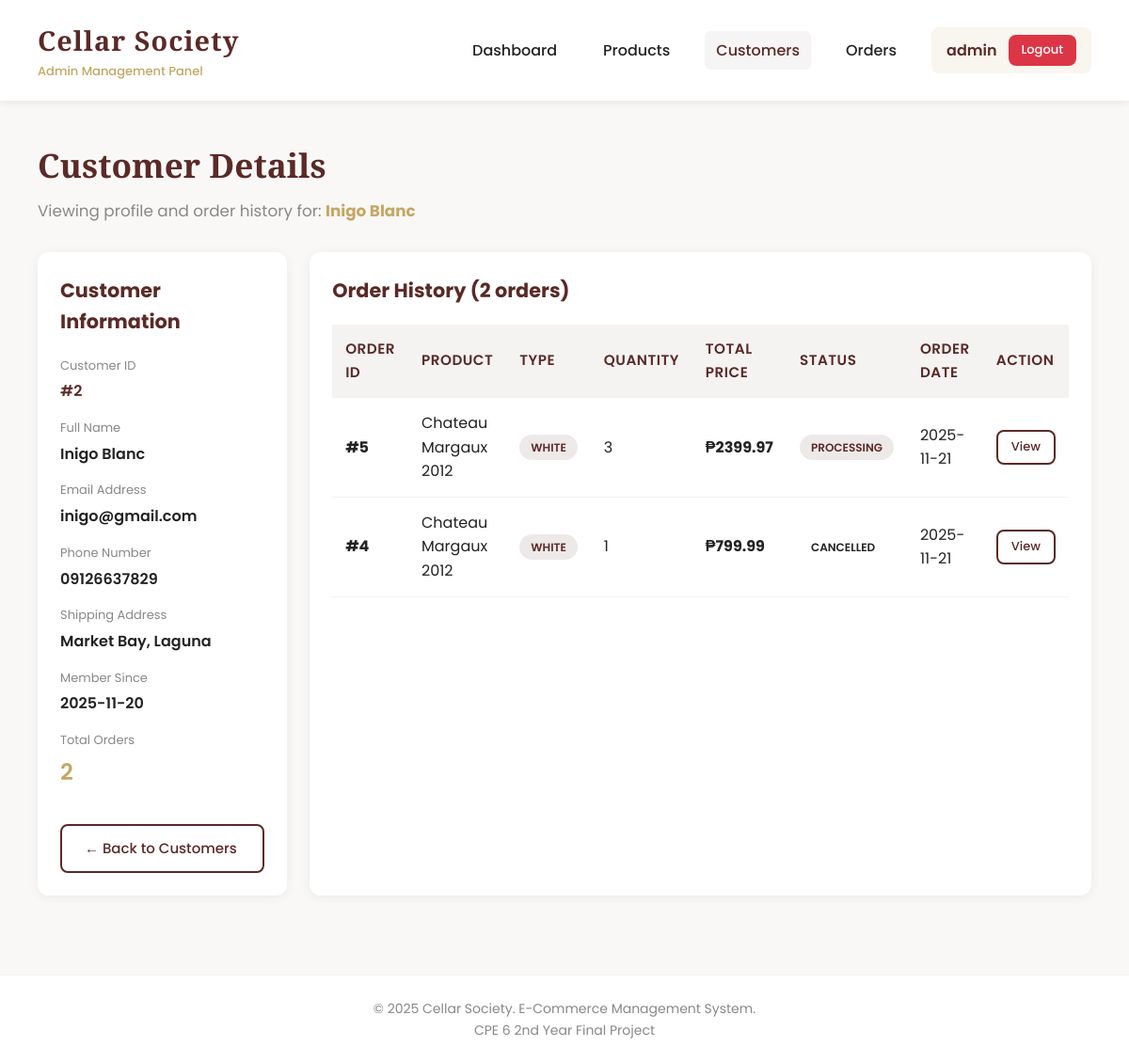
The app's page /customers/2 (signed in), older data.
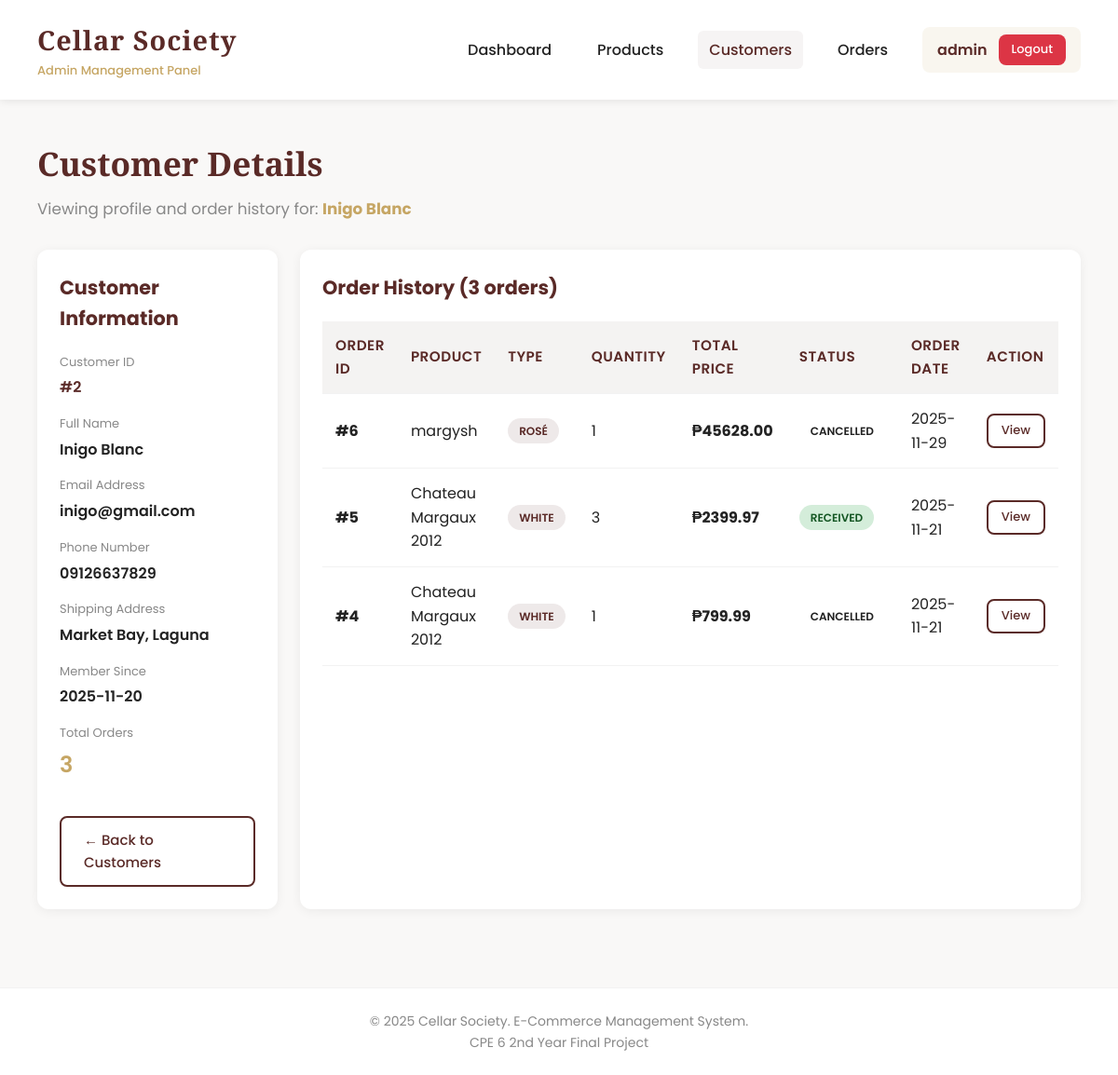
The same page, newer data.
### tables this page shows
CREATE TABLE orders (
        id INTEGER PRIMARY KEY AUTOINCREMENT,
        customer_id INTEGER NOT NULL,
        product_id INTEGER NOT NULL,
        quantity INTEGER NOT NULL,
        total_price REAL NOT NULL,
        status TEXT DEFAULT 'Pending',
        order_date TIMESTAMP DEFAULT CURRENT_TIMESTAMP, estimated_delivery_date TEXT, shipped_date TEXT,
        FOREIGN KEY (customer_id) REFERENCES customers(id),
        FOREIGN KEY (product_id) REFERENCES products(id)
    );

CREATE TABLE products (
        id INTEGER PRIMARY KEY AUTOINCREMENT,
        name TEXT NOT NULL,
        type TEXT NOT NULL,
        region TEXT NOT NULL,
        vintage INTEGER NOT NULL,
        price REAL NOT NULL,
        alcohol REAL NOT NULL,
        stock INTEGER NOT NULL,
        description TEXT,
        image_url TEXT,
        created_at TIMESTAMP DEFAULT CURRENT_TIMESTAMP
    );

### app.py (the view)
@app.route('/customers/<int:customer_id>')
@login_required
def customer_detail(customer_id):
    conn = get_db_connection()
    customer = conn.execute(
        'SELECT * FROM customers WHERE id = ?',
        (customer_id,)
    ).fetchone()
    if not customer:
        flash('Customer not found', 'error')
        conn.close()
        return redirect(url_for('customers'))
    orders = conn.execute('''
        SELECT o.*, p.name as product_name, p.type as product_type
        FROM orders o
        JOIN products p ON o.product_id = p.id
        WHERE o.customer_id = ?
        ORDER BY o.order_date DESC
    ''', (customer_id,)).fetchall()
    conn.close()
    return render_template('admin/customer_detail.html',
                         customer=customer,
                         orders=orders)

### app.py (called while the page is built)
def get_db_connection():
    conn = sqlite3.connect('cellar_society.db')
    conn.row_factory = sqlite3.Row
    return conn

def login_required(f):
    @wraps(f)
    def decorated_function(*args, **kwargs):
        if 'admin_id' not in session:
            flash('Please login first', 'error')
            return redirect(url_for('login'))
        return f(*args, **kwargs)
    return decorated_function

### templates/admin/customer_detail.html (shortened to what the changed rows need)
{% extends "admin/base.html" %}
{% block content %}
<div class="page-header">
    <h2>Customer Details</h2>
</div>
<div style="display: grid; grid-template-columns: 1fr 2fr; gap: 24px;">
    <div class="card">
        <div style="margin-top: 20px;">
            <div style="margin-bottom: 16px;">
                <p style="color: var(--muted); font-size: 13px; margin-bottom: 4px;">Total Orders</p>
                <p style="font-weight: 600; color: var(--accent); font-size: 1.5em;">{{ orders|length }}</p>
            </div>
        </div>
    </div>
    <div class="card">
        <h3>Order History ({{ orders|length }} orders)</h3>
        {% if orders %}
        <div class="table-container" style="margin-top: 20px;">
            <table>
                <thead>
                    <tr>
                        <th>Order ID</th>
                        <th>Product</th>
                        <th>Type</th>
                        <th>Quantity</th>
                        <th>Total Price</th>
                        <th>Status</th>
                        <th>Order Date</th>
                        <th>Action</th>
                    </tr>
                </thead>
                <tbody>
                    {% for order in orders %}
                    <tr>
                        <td><strong>#{{ order.id }}</strong></td>
                        <td>{{ order.product_name }}</td>
                        <td><span class="badge primary">{{ order.product_type }}</span></td>
                        <td>{{ order.quantity }}</td>
                        <td><strong>₱{{ "%.2f"|format(order.total_price) }}</strong></td>
                        <td>
                            {% if order.status == 'Pending' %}
                                <span class="badge warning">{{ order.status }}</span>
                            {% elif order.status == 'Processing' %}
                                <span class="badge primary">{{ order.status }}</span>
                            {% elif order.status == 'Delivered' %}
                                <span class="badge success">{{ order.status }}</span>
                            {% elif order.status == 'Received' %}
                                <span class="badge success">{{ order.status }}</span>
                            {% else %}
                                <span class="badge">{{ order.status }}</span>
                            {% endif %}
                        </td>
                        <td>{{ order.order_date[:10] }}</td>
                        <td>
                            <a href="{{ url_for('order_detail', order_id=order.id) }}" class="btn btn-small ghost">View</a>
                        </td>
                    </tr>
                    {% endfor %}
                </tbody>
            </table>
        </div>
        {% else %}
        <div class="empty-state">
            <h3>No Orders Yet</h3>
            <p>This customer hasn't placed any orders.</p>
        </div>
        {% endif %}
    </div>
</div>
{% endblock %}

Row changes from the older to the newer data that the page shows:
added orders: id "6", product_name "margysh", product_type "ROSÉ", quantity "1", total_price "45628.00", status "CANCELLED", order_date "2025-11-29"
changed orders id 5: status "PROCESSING" → "RECEIVED"
Text that changed along with them:
{{ orders|length }}: "2" → "3"
